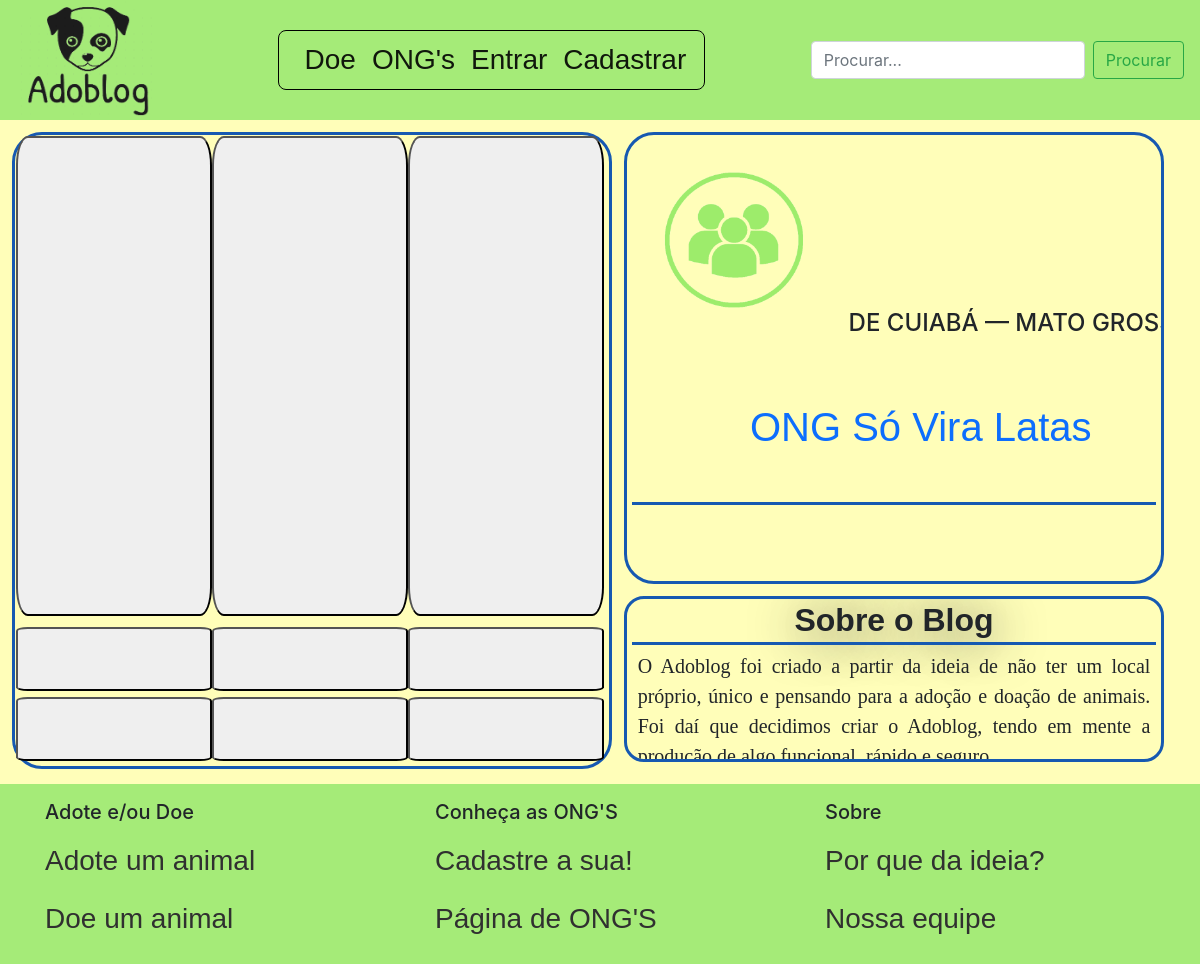
/screens/index.php, run on the app's committed database.
### tables this page shows
CREATE TABLE IF NOT EXISTS `tb_publicacao`(
    `pub_id` INT(11) UNSIGNED NOT NULL AUTO_INCREMENT,
    `pub_nome` VARCHAR(30) NOT NULL,
    `pub_raca` VARCHAR(40) NOT NULL,
    `pub_sexo` VARCHAR(10) NOT NULL,
    `pub_cor` VARCHAR(60) NOT NULL,
    `pub_idade` VARCHAR(20) NOT NULL,
    `pub_descricao` VARCHAR(255),
    `pub_estado` VARCHAR(20) NOT NULL,
    `pub_cidade` VARCHAR(40) NOT NULL,
    `pub_telefone` VARCHAR(16) NOT NULL,
    `pub_email` VARCHAR(60) NOT NULL,
    `pub_imagem` VARCHAR(255) NOT NULL,
    `pub_data` DATETIME NOT NULL DEFAULT CURRENT_TIMESTAMP ON UPDATE CURRENT_TIMESTAMP,
    PRIMARY KEY (`pub_id`)
);

CREATE TABLE IF NOT EXISTS `tb_ong` (
    `ong_id` INT(11) UNSIGNED NOT NULL AUTO_INCREMENT,
    `ong_nome` VARCHAR(40) NOT NULL,
    `ong_razaosocial` VARCHAR(60) NOT NULL,
    `ong_email` VARCHAR(60) NOT NULL,
    `ong_cnpj` VARCHAR(20) NOT NULL,
    `ong_descricao` VARCHAR(255),
    `ong_estado` VARCHAR(20) NOT NULL,
    `ong_cidade` VARCHAR(40) NOT NULL,
    `ong_telefone` VARCHAR(40) NOT NULL,
    `ong_senha` VARCHAR(20) NOT NULL,
    `ong_imagem` VARCHAR(255) NOT NULL,
    PRIMARY KEY (`ong_id`)
);

### script/postselector.php (called while the page is built)
<?php
    require_once 'connection.php';
    $result = $mysqli->query("SELECT * FROM tb_publicacao ORDER BY pub_id DESC LIMIT 9;") or die($mysqli->error);
    $postsList = $result-> fetch_all(MYSQLI_ASSOC);
    $row1 = $postsList[0];
    $row2 = $postsList[1];
    $row3 = $postsList[2];
    $row4 = $postsList[3];
    $row5 = $postsList[4];
    $row6 = $postsList[5];
    $row7 = $postsList[6];
    $row8 = $postsList[7];
    $row9 = $postsList[8];
?>

### script/ongselectorname.php (called while the page is built, shortened)
<?php
    require_once 'connection.php';
    $result = $mysqli->query("SELECT MAX(ong_id) FROM tb_ong") or die($mysqli->error());
    $row = $result->fetch_array();
    $id = $row['MAX(ong_id)'];
    $nmrrand = rand(1, $id);
    $result = $mysqli->query("SELECT * FROM tb_ong WHERE ong_id=$nmrrand") or die($mysqli->error());
    $row = $result->fetch_array();
    $imagem = $row['ong_imagem'];
    if($imagem == "" || NULL){
        $imagempadrao = "imgpadrao.png";
    }else{
        $imagempadrao = $imagem;
    }
?>

### screens/index.php (the view, shortened to what this page needs)
<!DOCTYPE html>
<html>
<head>
    <link rel="stylesheet" type="text/css" href="../styles/index.css">
    <link href="https://cdn.jsdelivr.net/npm/bootstrap@5.1.3/dist/css/bootstrap.min.css" rel="stylesheet">
    <link href="//maxcdn.bootstrapcdn.com/bootstrap/4.0.0/css/bootstrap.min.css" rel="stylesheet" id="bootstrap-css">
    <link rel="stylesheet" href="https://cdn.jsdelivr.net/npm/bootstrap@4.6.1/dist/css/bootstrap.min.css">
</head>
<body>
    <nav class="navbar sticky-top navbar-expand-lg navbar-light" style="background-color: #A5EB78; overflow: hidden">
        <a class="navbar-brand" href="index.php">
            <img src="../images/logo.png"  class="thumbnail"  alt="Logo">
        </a>
        <div class="collapse navbar-collapse justify-content-end" id="navbarSupportedContent">
            <ul class="navbar-nav mx-auto" style="border: 1px solid black;
                                                  border-radius: 8px;
                                                  padding-top: 0px;
                                                  padding-bottom: 0px;
                                                  margin-right: 10px;
                                                  margin-left: 10px;">
                <?php
                    if(!$_SESSION){
                        echo "
                            <li class='nav-item' style='padding-left:18px;'>
                                <a class='nav-link active' href='pub/doarform.php'> Doe </a>
                            </li>
                        ";
                    }else{
                        echo "
                            <li class='nav-item' style='padding-left:18px;'>
                                <a class='nav-link active' href='pub/createpost.php'> Doe </a>
                            </li>
                        ";
                    }
                ?>
                <li class="nav-item">
                    <a class="nav-link active" href="ong/ongpage.php"> ONG's </a>
                </li>
                <?php
                    if(!$_SESSION){
                        echo "
                            <li class='nav-item'>
                                <a class='nav-link active' href='logs/login.php'> Entrar </a>
                            </li>
                            <li class='nav-item'>
                                <a class='nav-link active' href='logs/registerong.php' style='padding-right:18px;'> Cadastrar </a>
                            </li>
                        ";
                    }
                ?>
            </ul>
            <form class="form-inline my-2 my-lg-0">
                <input class="form-control mr-sm-2" type="search" placeholder="Procurar..." aria-label="Search">
                <button class="btn btn-outline-success my-2 my-sm-0" type="submit">Procurar</button>
            </form>
        </div>
    </nav>
    <?php require_once '../script/postselector.php';; ?>
    <div class="containerPrincipal fadeIn first">
        <div class="containerUltimosAnimais">
           <table>
                <tr>
                    <td>
                        <button id="botao1" type="button" class="botaoAnimal" data-toggle="modal"
                            data-target="#myModal1" style=" background-image: url(../uploads/img_animal/<?php echo $row1['pub_imagem']; ?>);">
                        </button>
                    </td>
                    <td>
                        <button type="button" class="botaoAnimal" data-toggle="modal"
                            data-target="#myModal2" style="background-image: url(../uploads/img_animal/<?php echo $row2['pub_imagem']; ?>);">
                        </button>
                    </td>
                    <td>
                        <button type="button" class="botaoAnimal" data-toggle="modal"
                            data-target="#myModal3" style="background-image: url(../uploads/img_animal/<?php echo $row3['pub_imagem']; ?>);">
                        </button>
                    </td>
                </tr>
                <tr>
                <td>
                        <button type="button" class="botaoAnimal" data-toggle="modal"
                            data-target="#myModal4" style="background-image: url(../uploads/img_animal/<?php echo $row4['pub_imagem']; ?>);">
                        </button>
                    </td>
                    <td>
                        <button type="button" class="botaoAnimal" data-toggle="modal"
                            data-target="#myModal5" style="background-image: url(../uploads/img_animal/<?php echo $row5['pub_imagem']; ?>);">
                        </button>
                    </td>
                    <td>
                        <button type="button" class="botaoAnimal" data-toggle="modal"
                            data-target="#myModal6" style="background-image: url(../uploads/img_animal/<?php echo $row6['pub_imagem']; ?>);">
                        </button>
                    </td>
                </tr>
                <tr>
                    <td>
                        <button type="button" class="botaoAnimal" data-toggle="modal"
                            data-target="#myModal7" style="background-image: url(../uploads/img_animal/<?php echo $row7['pub_imagem']; ?>);">
                        </button>
                    </td>
                    <td>
                        <button type="button" class="botaoAnimal" data-toggle="modal"
                            data-target="#myModal8" style="background-image: url(../uploads/img_animal/<?php echo $row8['pub_imagem']; ?>);">
                        </button>
                    </td>
                    <td>
                        <button type="button" class="botaoAnimal" data-toggle="modal"
                            data-target="#myModal9" style="background-image: url(../uploads/img_animal/<?php echo $row9['pub_imagem']; ?>);">
                        </button>
                    </td>
                </tr>
           </table>
        </div>
        <div class="containerSobre" style="overflow: hidden;">
            <?php
                require_once '../script/ongselectorname.php';
            ?>
            <img src="../uploads/img_ong/<?php echo $imagempadrao; ?>" style="border-radius: 50%; height: 35%; width: 30%; margin: 5%;">
            <b> <a href="ong/ongprofile.php?pfp= <?php echo $row['ong_id']; ?>" class='nav-link active' style="font-size: 250%; position: relative; float: right; right: 10%; top: 10%;">ONG <?php echo $row['ong_nome']; ?> </a> </b>
            <h2 style="font-size: 150%; position: relative; top: -25%; left: 40%;">de <?php echo $row['ong_cidade'];?> — <?php echo $row['ong_estado'];?> </h2>
            <div class="textoContainer" style="height: 38%; top: 10%; border-bottom: none; ">
            </div>
        </div>
        <div class="containerMSG">
            <h1 class="tituloContainer"> <b> Sobre o Blog </b> </h1>
            <div class="textoContainer">
                    O Adoblog foi criado a partir da ideia de não ter um local próprio, único e pensando
                    para a adoção e doação de animais. Foi daí que decidimos criar o Adoblog, tendo em mente
                    a produção de algo funcional, rápido e seguro.
            </div>
        </div>
    </div>
    <div class="fadeIn footer">
        <footer class="container-fluid py-3" style="background: #A5EB78; height: 125%;">
            <div class="row">
                <div class="col-6 col-md ft1" style="margin-left: 30px;">
                    <h5>Adote e/ou Doe</h5>
                    <ul class="navbar-nav mr-auto">
                        <li class="nav-item"><a style="color: #303030;" class="nav-link active" href="#">Adote um animal</a></li>
                        <li class="nav-item"><a style="color: #303030;" class="nav-link active" href="pub/doarform.php">Doe um animal</a></li>
                    </ul>
                </div>
                <div class="col-6 col-md ft2">
                    <h5>Conheça as ONG'S</h5>
                    <ul class="navbar-nav mr-auto">
                        <li class="nav-item"><a style="color: #303030;" class="nav-link active" href="logs/registerong.php">Cadastre a sua!</a></li>
                        <li class="nav-item"><a style="color: #303030;" class="nav-link active" href="ong/ongpage.php">Página de ONG'S</a></li>
                    </ul>
                </div>
                <div class="col-6 col-md ft3">
                    <h5>Sobre</h5>
                    <ul class="navbar-nav mr-auto">
                        <li class="nav-item"><a style="color: #303030;" class="nav-link active" href="#">Por que da ideia?</a></li>
                        <li class="nav-item"><a style="color: #303030;" class="nav-link active" href="#">Nossa equipe</a></li>
                    </ul>
                </div>
            </div>
        </footer>
    </div>
</body>

### styles/index.css (style rules this page uses)
a { text-decoration: none; color: black; float: left; font-size: 28px; font-weight: bolder; font-family:'Lucida Sans', 'Lucida Sans Regular', 'Lucida Grande', 'Lucida Sans Unicode', Geneva, Verdana, sans-serif; }
.navbar.navbar-expand-lg.navbar-light { -webkit-animation-name: fadeInDown; animation-name: fadeInDown; -webkit-animation-duration: 0.8s; animation-duration: 0.8s; -webkit-animation-fill-mode: both; animation-fill-mode: both; position: relative; height: 15%; }
body { font-family: "Poppins", sans-serif; height: 100vh; }
a { color: #cccccc; display:inline-block; text-decoration: none; font-weight: 400; }
.thumbnail { width: 140px; height: 120px; transition: .2s; margin: 0 auto; }
.nav-link.active { transition: transform .2s; }
h2 { text-align: center; font-size: 16%; font-weight: 600; text-transform: uppercase; display:inline-block; margin: 40px 8px 10px 8px; color: #cccccc; }
.fadeIn.footer { -webkit-animation-name: fadeInDown; animation-name: fadeInDown; -webkit-animation-duration: 1s; animation-duration: 1s; -webkit-animation-fill-mode: both; animation-fill-mode: both; }
.col-6.col-md.ft1 { -webkit-animation-delay: 1s; -moz-animation-delay: 1s; animation-delay: 1s; }
.col-6.col-md.ft2 { -webkit-animation-delay: 1.2s; -moz-animation-delay: 1.2s; animation-delay: 1.2s; }
.col-6.col-md.ft3 { -webkit-animation-delay: 1.4s; -moz-animation-delay: 1.4s; animation-delay: 1.4s; }
.fadeIn { opacity:0; -webkit-animation:fadeIn ease-in 1; -moz-animation:fadeIn ease-in 1; animation:fadeIn ease-in 1; -webkit-animation-fill-mode:forwards; -moz-animation-fill-mode:forwards; animation-fill-mode:forwards; -webkit-animation-duration:1s; -moz-animation-duration:1s; animation-duration:1s; }
.fadeIn.first { -webkit-animation-delay: 0.2s; -moz-animation-delay: 0.2s; animation-delay: 0.2s; }
.containerPrincipal { position: relative; width: 100%; height: 83%; background-color: rgb(255, 254, 185); }
.containerUltimosAnimais { position: relative; float: left; margin: 1%; height: 96%; width: 50%; border: rgb(22, 89, 177) solid 3px; border-radius: 30px; }
.containerMSG { border-radius: 20px; position: relative; height: 25%; width: 45%; margin-top: 1%; float: left; border: rgb(22, 89, 177) solid 3px; overflow: hidden; }
.containerSobre { border-radius: 30px; position: relative; height: 68%; width: 45%; margin-top: 1%; float: left; border: rgb(22, 89, 177) solid 3px; }
.tituloContainer { position: relative; text-align: center; text-shadow: 2px 5px 50px; font-family: sans-serif; font-size: 200%; margin: 0.5%; }
.textoContainer { padding: 1%; margin-left: 1%; width: 98%; text-align: justify; font-family: Verdana; font-size: 125%; position: relative; border: rgb(22, 89, 177) solid 3px;; overflow: hidden; border-left: none; border-right: none; }
table { width: 100%; height: 100%; }
td { border-collapse:collapse; border-bottom: 5px solid black; height: 33%; width: 33%; float: left; text-align: center; }
.botaoAnimal { position: relative; float: left; width: 101%; height: 300%; font-weight: bold; background-size: 100% 100%; border-radius: 6%; transition: 0.75s; background-repeat: no-repeat; text-indent: -9999px; font-size: 200%; overflow: hidden; }

### data on the page
tb_ong: ong_imagem (picture), ong_nome "Só Vira Latas", ong_cidade "CUIABÁ", ong_estado "MATO…"
